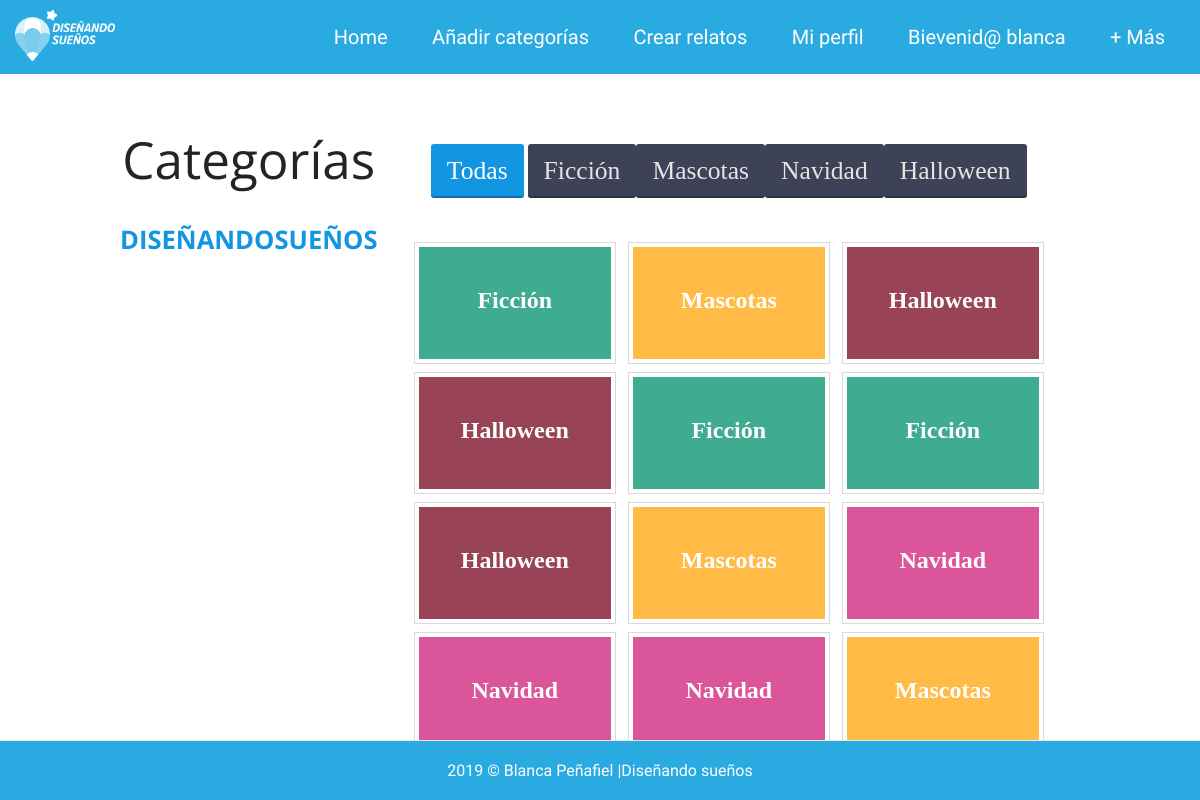
/ (signed in), run on the app's committed database.
### tables this page shows
CREATE TABLE IF NOT EXISTS `CATEGORIAS` (
  `id` INT NOT NULL AUTO_INCREMENT,
  `nombre_cat` VARCHAR(50) NULL,
 
  PRIMARY KEY (`id`));

### core/controller.class.php (called while the page is built, shortened)
<?php defined('BASEPATH') or exit ('No se permite acceso directo');
class Controller extends Security{
    var $vars = [];
    public function set($d) {
        $this->vars = array_merge($this->vars, $d);
    }
    public function render($filename) {
        extract($this->vars);
        require(ROOT . DS . 'app' . DS . 'views' . DS . ucfirst(str_replace('Controller', '', get_class($this))) . '/' . $filename . '.php');
    }
}

### app/controllers/homeController.php (called while the page is built, shortened)
<?php defined('BASEPATH') or exit ('No se permite acceso directo');
class homeController extends Controller {
    public function index() {
    	require_once(ROOT . DS . 'app' . DS . 'models' . DS . 'homeModel.php');
    	$a = new home;
		$cat = $a->imprimir_Cat();
        $this->render('index');
    }
}

### webroot/index.php (called while the page is built, shortened)
<?php
$dispatch = new Dispatcher();
$dispatch->dispatch();

### app/models/homeModel.php (called while the page is built)
<?php defined('BASEPATH') or exit ('No se permite acceso directo');
class home extends Model {
	public function imprimir_Cat()
	{
		$connect = Model::getInstanceDB();
		$sql = "SELECT * from categorias;";
		$stmt = $connect->prepare($sql);
		$stmt->execute();
		$categorias = $stmt->fetchAll(PDO::FETCH_ASSOC);
		return $categorias;
	}
}

### app/views/home/index.php (the view, shortened to what this page needs)
<div class="main-wrapper">
		<h1 class="main-title">Categorías <a href="http://diseñando.">DISEÑANDOSUEÑOS</a></h1>
		<div class="container">
			<ul class="list-category">
				<li><label for="all">Todas</label></li>
				<?php
					foreach ($nom_cat as $value)
					{
						echo "<li><label for='".utf8_encode($value['nombre_cat'])."'>".utf8_encode($value['nombre_cat'])."</label></li>";
					}
				?>
			</ul>
			<ul class="list-images clearfix">
				<li class="type-ficcion"><span>Ficción</span></li>
				<li class="type-mascotas"><span>Mascotas</span></li>
				<li class="type-halloween"><span>Halloween</span></li>
				<li class="type-halloween"><span>Halloween</span></li>
				<li class="type-ficcion"><span>Ficción</span></li>
				<li class="type-ficcion"><span>Ficción</span></li>
				<li class="type-halloween"><span>Halloween</span></li>
				<li class="type-mascotas"><span>Mascotas</span></li>
				<li class="type-navidad"><span>Navidad</span></li>
				<li class="type-navidad"><span>Navidad</span></li>
				<li class="type-navidad"><span>Navidad</span></li>
				<li class="type-mascotas"><span>Mascotas</span></li>
			</ul>
		</div>
	</div>

### webroot/css/home.css (style rules this page uses)
* { margin: 0; padding: 0; box-sizing: border-box; }
html { min-height: 100%; }
* { margin: 0; padding: 0; -webkit-box-sizing: border-box; -moz-box-sizing: border-box; box-sizing: border-box; }
ul { list-style-type: none; }
a { color: #1396e1; text-decoration: none; }
.clearfix:after { content: ''; display: block; width: 0; height: 0; clear: both; }
.main-wrapper { display: flex; margin: 50px auto 40px; width: 960px; }
.main-title { color: #242424; font: 400 3.2em 'Open Sans', Arial, Sans-serif, Verdana; text-align: center; }
.main-title a { color: #1396e1; font-size: 0.5em; font-weight: 700; }
.list-category { display: block; text-align: center; margin-top: 20px; }
.list-category li { display: inline-block; font-size: 1.6em; }
.list-category label { display: inline-block; color: #E5E5E5; cursor: pointer; background: #3e4257; -webkit-box-shadow: inset 0 -2px 0 rgba(0,0,0,0.25); box-shadow: inset 0 -2px 0 rgba(0,0,0,0.25); -webkit-border-radius: 3px; -moz-border-radius: 3px; border-radius: 3px; padding: 12px 16px; -webkit-transition: all 0.2s ease; -o-transition: all 0.2s ease; transition: all 0.2s ease; }
.list-images { color: #000; display: block; margin-top: 40px; text-align: center; }
.list-images li { opacity: 0.3; width: 200px; height: 120px; margin: 5px; display: inline-block; border: 4px solid #FFF; -webkit-box-shadow: 0 0 0 1px rgba(0,0,0,0.15); box-shadow: 0 0 0 1px rgba(0,0,0,0.15); color: #FFF; font-size: 1.5em; font-weight: 700; -webkit-transform: scale(0.9); -ms-transform: scale(0.9); -o-transform: scale(0.9); transform: scale(0.9); -webkit-transition: all 0.4s ease; -o-transition: all 0.4s ease; transition: all 0.4s ease; }
.list-images li span { position: relative; top: 40px; }
.list-images .type-ficcion { background: #3fab91; }
.list-images .type-mascotas { background: #ffbb45; }
.list-images .type-navidad { background: #db559a; }
.list-images .type-halloween { background: #994356; }
#all:checked ~ .list-category label[for="all"], #ficcion:checked ~ .list-category label[for="ficcion"], #mascotas:checked ~ .list-category label[for="mascotas"], #navidad:checked ~ .list-category label[for="navidad"], #halloween:checked ~ .list-category label[for="halloween"] { background: #1396e1; color: #FFF; }
#all:checked ~ .list-images li { opacity: 1; -webkit-transform: scale(1); -ms-transform: scale(1); -o-transform: scale(1); transform: scale(1); }

### webroot/css/accede.css (style rules this page uses)
* { padding: 0; box-sizing: border-box; }
*,:after,:before { box-sizing:border-box }
.clearfix:after,.clearfix:before { content:'';display:table }
.clearfix:after { clear:both;display:block }
a { color:inherit;text-decoration:none }
.clearfix { clear: both; }
::placeholder { color: #0076bf; font-weight: bold; }

### data on the page
categorias: nombre_cat "Ficción"
categorias: nombre_cat "Mascotas"
categorias: nombre_cat "Navidad"
categorias: nombre_cat "Halloween"

### other printed values
$_SESSION['usuario'] "blanca"
